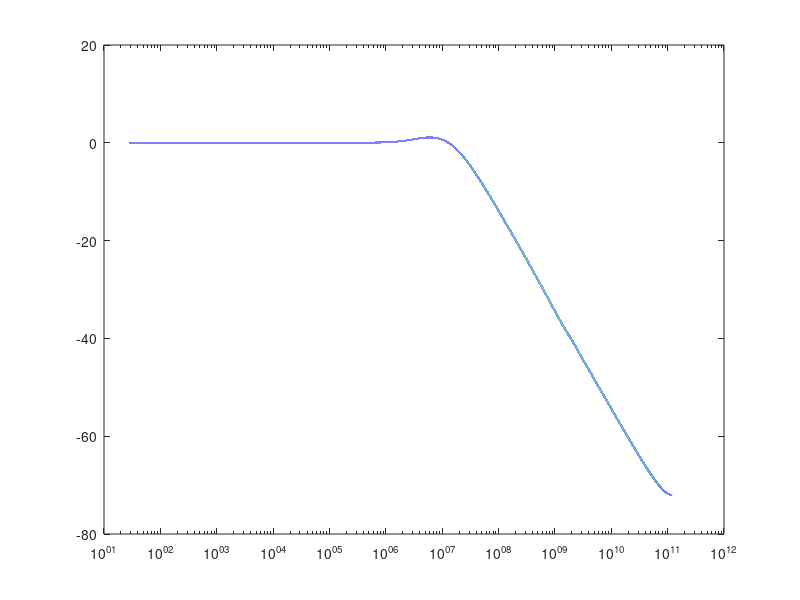

This chart was generated by the following MATLAB code: (Note: this script raises an error after producing the figure.)
% Carrier recovery frequency response

clear; close all; clc;

% Baud Rate
BR = 240e9; 

% PLL Kp
kp_v = 5*[1e-4, 2.5e-4, 5e-4, 7.5e-4, 1e-3];

% PLL Ki factor (Factor: Kp/Ki)
ki_factor = 1e4;

% PLL Latency
lat = 128;

% Other variables
fs = BR;
n_freq_pos = 2^16;
n_freq_frac = 2^16;
n_v = [0, logspace(-log10(n_freq_frac),log10(n_freq_pos),n_freq_pos+n_freq_frac-1)];
f_v = n_v * BR/2/n_freq_pos;
wd_v = n_v * pi/n_freq_pos;

% Plot marks
bw_area = [80e6, 100e6];
peak_mark_db = 0.5;

% Plots
fz = 15;

color_c = { [0 0.45 0.74]
            [0.85 0.33 0.1]
            [0.93 0.69 0.13]
            [0.49 0.18 0.56]
            [0.47 0.67 0.19]
            [0.30 0.75 0.93]
            [0.64 0.08 0.18]};

figure

for idx = 1:length(kp_v)

    kp = kp_v(idx);
    ki = kp/ki_factor;

    G_th_v = (kp+ki.*1./(1-exp(-1j*wd_v))) * 1./(1-exp(-1j.*wd_v));
    H_th_v = G_th_v ./ (1+G_th_v.*exp(-1j*lat*wd_v));
    H_th_db_v = 20*log10(abs(H_th_v));

    p = semilogx(f_v, H_th_db_v, '-','Linewidth',1.5);
    p.Color = color_c{idx};
    hold on
    
    leg{idx} = sprintf('Kp = %.2e',kp);

end

plot(xlim, [-3 -3],'-.m','Linewidth',1);
leg{idx+1} = sprintf('-3 dB');
plot(xlim, [peak_mark_db peak_mark_db],'-.c','Linewidth',1);
leg{idx+2} = sprintf('%.2f dB',peak_mark_db);
y_lim = ylim;
a = area(bw_area,[y_lim(1) y_lim(1)]);
a.LineStyle = 'none';
a.FaceAlpha = 0.4;

grid on; ylim([-10, 4]); xlim([1e6, 1e9])
legend(leg,'Location','eo','Interpreter','latex','FontSize', fz-2);
xlabel('Freq [Hz]','Interpreter','latex','FontSize', fz);
ylabel('Amplitude [dB]','Interpreter','latex','FontSize', fz);
tit = sprintf('FCR Jitter Transfer Function. \n BR = %.2f GBd. Ki = Kp/%d. Lat = %d',...
                                                                    BR/1e9,ki_factor, lat);
title(tit,'Interpreter','latex','FontSize', fz);
set(gcf, 'Position', [50 50 700 500],'Color', 'w');